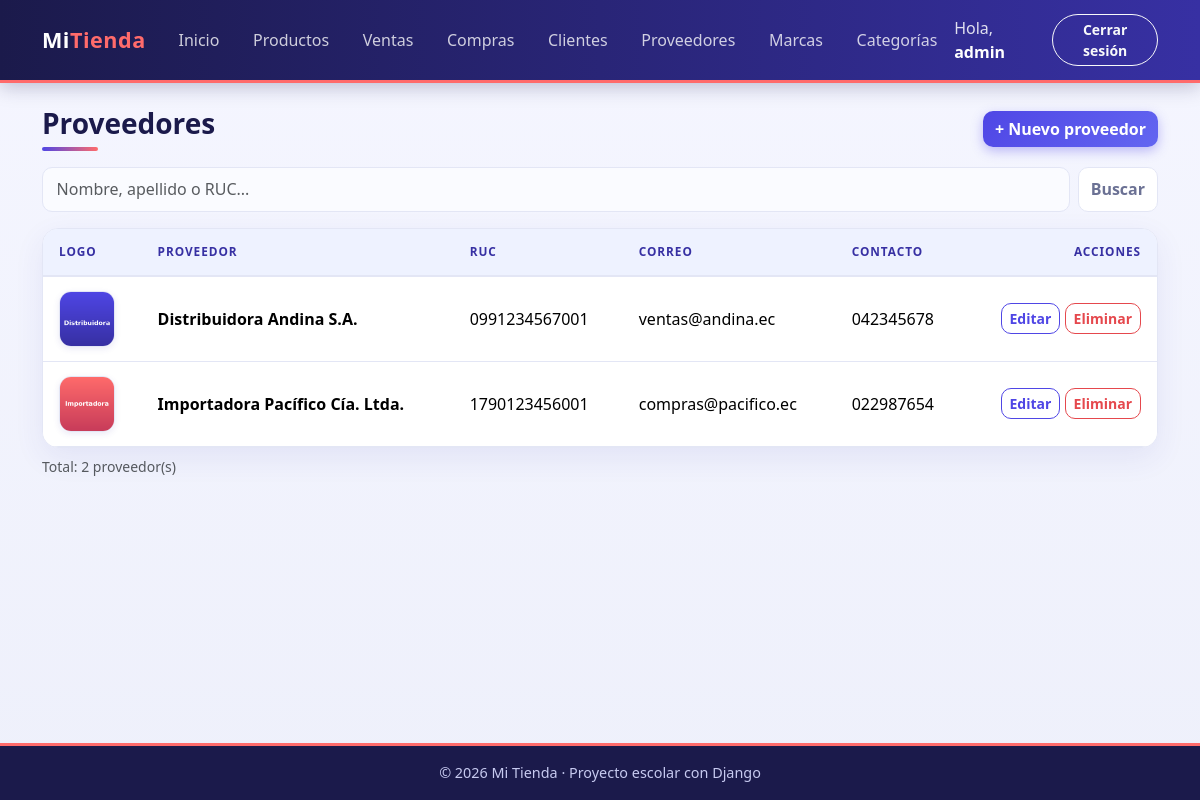
The page /facturacion/proveedores/ (signed in) on the database its author committed.
### facturacion/models.py (models this page shows)
class ModeloBase(models.Model):
    user = models.ForeignKey(                    # 1:N con User: un usuario registra muchos registros
        User,
        on_delete=models.SET_NULL,               # Si borran al usuario, el registro se queda con user vacío
        null=True,                               # SET_NULL necesita que la columna acepte NULL
        blank=True,
        editable=False,                          # No aparece en formularios: lo llena la VISTA, no la persona
        related_name="%(class)s_registrados",    # %(class)s = nombre del modelo → user.producto_registrados
        verbose_name="Registrado por",
    )
    fecha_creacion = models.DateTimeField("Fecha de creación", auto_now_add=True)   # Se llena sola al CREAR
    fecha_modificacion = models.DateTimeField("Última modificación", auto_now=True) # Se actualiza sola en CADA save()
    class Meta:
        abstract = True                          # ← LA CLAVE: modelo "molde", sin tabla propia

class Proveedor(ModeloBase):                     # NUEVO
    nombre = models.CharField(max_length=80)
    apellido = models.CharField(max_length=80)
    ruc = models.CharField("RUC", max_length=13, unique=True)        # RUC de Ecuador: 13 dígitos
    email = models.EmailField("Correo", blank=True)
    contacto = models.CharField("Teléfono de contacto", max_length=15, blank=True)
    logo = models.ImageField(upload_to="proveedores/", blank=True)   # Archivo en MEDIA_ROOT/proveedores/
    class Meta:
        verbose_name = "Proveedor"
        verbose_name_plural = "Proveedores"
        ordering = ["nombre", "apellido"]
    def __str__(self):
        return f"{self.nombre} {self.apellido}"

### facturacion/views.py (the view)
# urls.py: path("proveedores/", views.ProveedorListView.as_view(), name="proveedor_lista"),
class ProveedorListView(LoginRequiredMixin, ListView):     # LISTAR (con miniatura del logo)
    model = Proveedor
    template_name = "facturacion/proveedor_lista.html"
    context_object_name = "proveedores"
    paginate_by = 5
    extra_context = {"titulo": "Proveedores"}
    def get_queryset(self):
        proveedores = super().get_queryset()
        q = self.request.GET.get("q", "")
        if q:   # busca por nombre, apellido o RUC
            proveedores = proveedores.filter(
                Q(nombre__icontains=q) | Q(apellido__icontains=q) | Q(ruc__icontains=q)
            )
        return proveedores
    def get_context_data(self, **kwargs):
        contexto = super().get_context_data(**kwargs)
        contexto["q"] = self.request.GET.get("q", "")
        return contexto

### facturacion/templates/facturacion/proveedor_lista.html (shortened to what this page needs)
{% extends "base.html" %}
{% block contenido %}
<div class="d-flex justify-content-between align-items-center flex-wrap gap-2 mb-3">
    <h1 class="h3 titulo-pagina m-0">{{ titulo }}</h1>
    <a href="{% url 'facturacion:proveedor_crear' %}" class="btn btn-principal">+ Nuevo proveedor</a>
</div>
<form method="get" class="d-flex gap-2 mb-3">
    <input type="text" name="q" value="{{ q }}" class="form-control" placeholder="Nombre, apellido o RUC...">
    <button type="submit" class="btn btn-outline-secondary">Buscar</button>
</form>
<div class="tarjeta p-0 table-responsive">
    <table class="table table-hover align-middle m-0">
        <thead>
            <tr><th>Logo</th><th>Proveedor</th><th>RUC</th><th>Correo</th><th>Contacto</th><th class="text-end">Acciones</th></tr>
        </thead>
        <tbody>
            {% for obj in proveedores %}
            <tr>
                <td>
                    {% if obj.logo %}
                        <img src="{{ obj.logo.url }}" alt="{{ obj }}" class="miniatura">
                    {% else %}
                        <div class="miniatura vacia">sin logo</div>
                    {% endif %}
                </td>
                <td class="fw-semibold">{{ obj }}</td>
                <td>{{ obj.ruc }}</td>
                <td>{{ obj.email|default:"—" }}</td>
                <td>{{ obj.contacto|default:"—" }}</td>
                <td class="text-end text-nowrap">
                    <a href="{% url 'facturacion:proveedor_editar' obj.pk %}" class="btn btn-sm btn-outline-primary">Editar</a>
                    <a href="{% url 'facturacion:proveedor_eliminar' obj.pk %}" class="btn btn-sm btn-outline-danger">Eliminar</a>
                </td>
            </tr>
            {% empty %}
            <tr><td colspan="6" class="text-center text-muted py-4">No hay proveedores.</td></tr>
            {% endfor %}
        </tbody>
    </table>
</div>
<p class="text-muted small mt-2">Total: {{ page_obj.paginator.count }} proveedor(s)</p>
{% endblock %}

### templates/base.html (shortened to what this page needs)
{% load static %}
<!DOCTYPE html>
<html lang="es">
<head>
    <link href="https://cdn.jsdelivr.net/npm/bootstrap@5.3.3/dist/css/bootstrap.min.css" rel="stylesheet">
    <link rel="stylesheet" href="{% static 'css/estilos.css' %}">
</head>
<body>
    <nav class="navbar navbar-expand-lg navbar-dark barra">
        <div class="container">
            <a class="navbar-brand fw-bold" href="{% url 'home' %}">Mi<span class="text-warning">Tienda</span></a>
            <div class="collapse navbar-collapse" id="menu">
                <ul class="navbar-nav me-auto">
                    <li class="nav-item"><a class="nav-link" href="{% url 'home' %}">Inicio</a></li>
                    {% if user.is_authenticated %}
                        <li class="nav-item"><a class="nav-link" href="{% url 'facturacion:producto_lista' %}">Productos</a></li>
                        <li class="nav-item"><a class="nav-link" href="{% url 'facturacion:venta_lista' %}">Ventas</a></li>
                        <li class="nav-item"><a class="nav-link" href="{% url 'facturacion:compra_lista' %}">Compras</a></li>
                        <li class="nav-item"><a class="nav-link" href="{% url 'facturacion:cliente_lista' %}">Clientes</a></li>
                        <li class="nav-item"><a class="nav-link" href="{% url 'facturacion:proveedor_lista' %}">Proveedores</a></li>
                        <li class="nav-item"><a class="nav-link" href="{% url 'facturacion:marca_lista' %}">Marcas</a></li>
                        <li class="nav-item"><a class="nav-link" href="{% url 'facturacion:categoria_lista' %}">Categorías</a></li>
                    {% endif %}
                </ul>
                <ul class="navbar-nav align-items-lg-center gap-2">
                    {% if user.is_authenticated %}
                        <li class="nav-item navbar-text">Hola, <a href="{% url 'facturacion:mi_perfil' %}" class="text-white fw-bold text-decoration-none">{{ user.username }}</a></li>
                        <li class="nav-item">
                            <form method="post" action="{% url 'logout' %}" class="m-0">
                                <button type="submit" class="btn btn-sm btn-outline-light">Cerrar sesión</button>
                            </form>
                        </li>
                    {% else %}
                        <li class="nav-item"><a class="nav-link" href="{% url 'login' %}">Ingresar</a></li>
                        <li class="nav-item"><a class="btn btn-sm btn-warning" href="{% url 'registro' %}">Crear cuenta</a></li>
                    {% endif %}
                </ul>
            </div>
        </div>
    </nav>
    <main class="container py-4">
        {% block contenido %}{% endblock %}
    </main>
    <footer class="pie text-center py-3">© 2026 Mi Tienda · Proyecto escolar con Django</footer>
</body>
</html>

### static/css/estilos.css (style rules this page uses)
:root { --indigo-900: #1b1a4b; --indigo-700: #3730a3; --indigo-600: #4f46e5; --indigo-500: #6366f1; --indigo-50: #eef2ff; --coral: #ff6b6b; --texto: #1f2340; --texto-suave:#6b7194; --borde: #e3e6f5; --radio: 16px; }
body { font-family: "Segoe UI", system-ui, -apple-system, Roboto, "Helvetica Neue", Arial, sans-serif; color: var(--texto); background: linear-gradient(180deg, #f5f6ff 0%, #eef0fb 100%); background-attachment: fixed; min-height: 100vh; display: flex; flex-direction: column; }
main { flex: 1; }
.barra { background: linear-gradient(90deg, var(--indigo-900), var(--indigo-700)); box-shadow: 0 4px 18px rgba(27, 26, 75, .25); border-bottom: 3px solid var(--coral); }
.barra .navbar-brand { letter-spacing: .5px; font-size: 1.35rem; }
.barra .text-warning { color: var(--coral) !important; }
.barra .nav-link { color: rgba(255, 255, 255, .78); border-radius: 999px; padding: .4rem .95rem !important; margin: 0 .1rem; transition: background-color .2s, color .2s; }
.barra .btn-outline-light { border-radius: 999px; }
.titulo-pagina { position: relative; padding-bottom: 10px; font-weight: 700; color: var(--indigo-900); }
.titulo-pagina::after { content: ""; position: absolute; left: 0; bottom: 0; width: 56px; height: 4px; border-radius: 4px; background: linear-gradient(90deg, var(--indigo-600), var(--coral)); }
.tarjeta { background-color: #fff; border: 1px solid var(--borde); border-radius: var(--radio); padding: 28px; box-shadow: 0 10px 30px rgba(55, 48, 163, .08); }
.tarjeta.p-0 { overflow: hidden; }
.table { --bs-table-hover-bg: var(--indigo-50); }
.table thead th { background-color: var(--indigo-50); color: var(--indigo-700); text-transform: uppercase; font-size: .74rem; letter-spacing: .08em; font-weight: 700; border-bottom: 2px solid var(--borde); padding: 14px 16px; }
.table tbody td { padding: 14px 16px; border-color: var(--borde); }
.btn { border-radius: 10px; font-weight: 600; transition: all .2s ease; }
.btn-principal { background: linear-gradient(135deg, var(--indigo-600), var(--indigo-500)); color: #fff; border: 0; box-shadow: 0 4px 12px rgba(79, 70, 229, .35); }
.btn-outline-primary { color: var(--indigo-600); border-color: var(--indigo-600); }
.btn-outline-secondary { color: var(--texto-suave); border-color: var(--borde); background: #fff; }
.form-control, .form-select { border: 1.5px solid var(--borde); border-radius: 10px; padding: .6rem .85rem; background-color: #fafbff; }
.pie { background: var(--indigo-900); color: #c7caf0; font-size: .9rem; border-top: 3px solid var(--coral); }
.miniatura { width: 56px; height: 56px; object-fit: cover; border-radius: 12px; border: 1px solid var(--borde); box-shadow: 0 2px 6px rgba(55, 48, 163, .10); }
.barra .navbar-text { color: rgba(255, 255, 255, .85); }
.btn-outline-danger { color: #e5484d; border-color: #e5484d; }

### rows shown on the page
Proveedor: logo (picture), nombre+apellido "Distribuidora Andina S.A.", ruc "0991234567001", email "ventas@andina.ec", contacto "042345678"
Proveedor: logo (picture), nombre+apellido "Importadora Pacífico Cía. Ltda.", ruc "1790123456001", email "compras@pacifico.ec", contacto "022987654"

### other values the page prints
{{ user.username }} "admin"
{{ titulo }} "Proveedores"
{{ page_obj.paginator.count }} "2"
